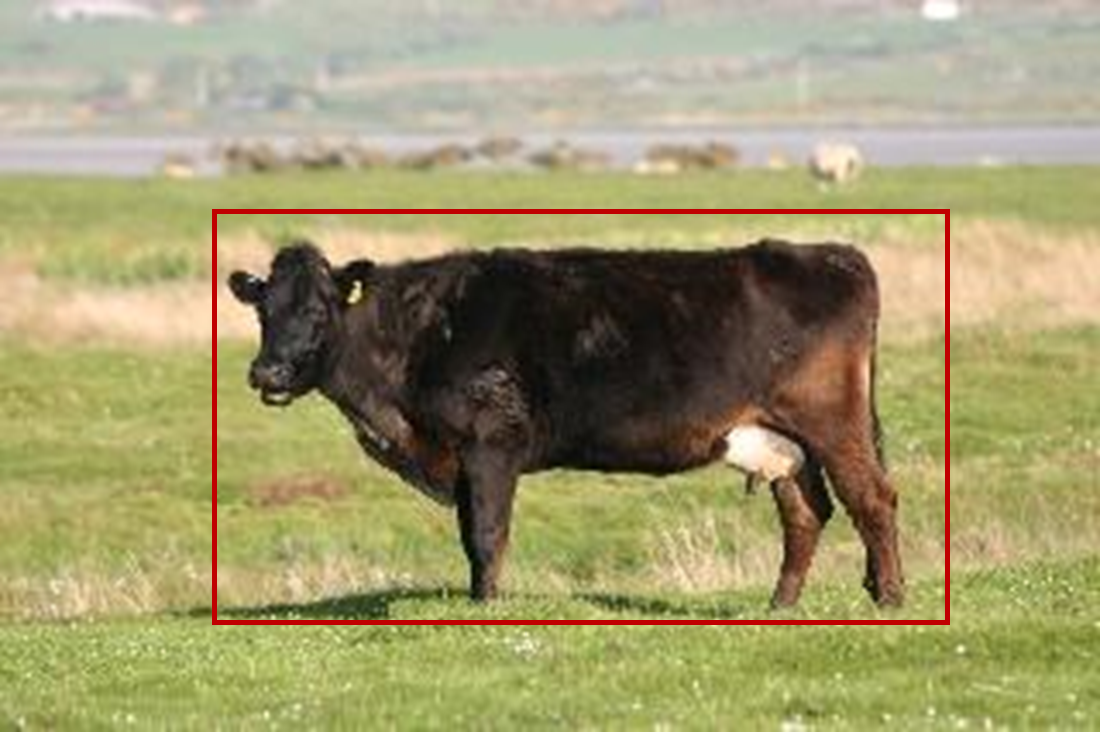
#> input picture regionDetection/images-to-be-tested/cow_with_selection.png, 1100 x 732 px
$ jupyter execute --allow-errors inpainting_with_detection.ipynb
#> lines starting #> are read from the running program, lines starting #| are printed output that depends on the picture; after the words box and inside, x2 and y2 are one past the last pixel; in counts of white or black regions, pixels touching at a corner belong together
### regionDetection/region_detection.py
from commonfunctions import *

# input are orig_img and selected img after resizing**********

class RegionDetection:
    def __init__(self, orig_img, selected_img):
        self.orig_img = orig_img
        self.selected_img=selected_img
        self.gray_orig = rgb2gray(self.orig_img)
        self.gray_sel = rgb2gray(self.selected_img)
        self.se_vertical = rectangle(1, 10)
        self.se_horizontal = rectangle(10,1)
        self.se_reg = np.ones((20, 20), np.uint8)
        self.coordinates=[]
        self.binary_mask= np.zeros((orig_img.shape))   # for the next module
        self.region_mask = self.orig_img.copy()   # for the user

    # Fn to find the difference between 2 images to return the rectangle drawn by the user
    def find_difference_between_original_and_selected(self):
        diff = np.abs(self.gray_sel - self.gray_orig)
        result = np.zeros(self.gray_sel.shape)
        result[diff > 0.1] = 1
        return  result

    # Applying morphology to the rectangle after the difference, to connect any disconnected lines
    def apply_morphology_to_image(self, diff_img):
        lines_vertical = binary_erosion(diff_img, footprint=self.se_vertical)
        lines_vertical = binary_dilation(lines_vertical, footprint=self.se_vertical)
        lines_vertical = binary_dilation(lines_vertical, footprint=self.se_vertical)
        lines_vertical = binary_dilation(lines_vertical, footprint=self.se_vertical)
        lines_vertical = binary_dilation(lines_vertical, footprint=self.se_vertical)  #additional one


        lines_horizontal = binary_erosion(diff_img, footprint=self.se_horizontal)
        lines_horizontal = binary_dilation(lines_horizontal, footprint=self.se_horizontal)
        lines_horizontal = binary_dilation(lines_horizontal, footprint=self.se_horizontal)
        lines_horizontal = binary_dilation(lines_horizontal, footprint=self.se_horizontal)
        lines_horizontal = binary_dilation(lines_horizontal, footprint=self.se_horizontal)
        lines_horizontal = binary_dilation(lines_horizontal, footprint=self.se_horizontal)
        lines_horizontal = binary_dilation(lines_horizontal, footprint=self.se_horizontal)
        lines_horizontal = binary_dilation(lines_horizontal, footprint=self.se_horizontal)
        lines_horizontal = binary_dilation(lines_horizontal, footprint=self.se_horizontal)
        lines_horizontal = binary_dilation(lines_horizontal, footprint=self.se_horizontal)
        lines_horizontal = binary_dilation(lines_horizontal, footprint=self.se_horizontal)
        lines_horizontal = binary_dilation(lines_horizontal, footprint=self.se_horizontal)


        connected_lines = lines_vertical | lines_horizontal
        morph_img= connected_lines

        return morph_img


     # applying edge detection using Canny to detect the edges of the rectangle in the image, and apply hough transform later
    def apply_canny_edge_detection(self, morph_img):
        canny_img=canny(morph_img, sigma=1)
        return canny_img


    # Applying hough transform to detect the vertical and horizontal lines of the rectangle after aplying edge detection
    # It returns the coordinates of the 4 intersection points of the rectangle
    def apply_hough_transform(self, canny_image):

        # Classic straight-line Hough transform
        # Set a precision of 0.5 degree.
        tested_angles = np.linspace(-np.pi / 2, np.pi / 2, 360, endpoint=False)
        h, theta, d = hough_line(canny_image, theta=tested_angles)

        # Generating figure 1
        fig, axes = plt.subplots(1, 3, figsize=(15, 6))
        ax = axes.ravel()
        ax[0].imshow(canny_image, cmap=cm.gray)
        ax[0].set_title('Input image')
        ax[0].set_axis_off()

        angle_step = 0.5 * np.diff(theta).mean()
        d_step = 0.5 * np.diff(d).mean()
        bounds = [np.rad2deg(theta[0] - angle_step),
                np.rad2deg(theta[-1] + angle_step),
                d[-1] + d_step, d[0] - d_step]

        ax[1].imshow(np.log(1 + h), extent=bounds, cmap=cm.gray, aspect=1 / 1.5)
        ax[1].set_title('Hough transform')
        ax[1].set_xlabel('Angles (degrees)')
        ax[1].set_ylabel('Distance (pixels)')
        ax[1].axis('image')

        ax[2].imshow(canny_image, cmap=cm.gray)
        ax[2].set_ylim((canny_image.shape[0], 0))
        ax[2].set_axis_off()
        ax[2].set_title('Detected lines')


        # the vertical lines will have a theta of around 0 or around 180; the horizontal lines will have a theta of around 90.
        # Filter lines based on orientation
        intersection_points = []
        vertical_lines = []
        horizontal_lines = []

        for _, angle, dist in zip(*hough_line_peaks(h, theta, d)):
            (x0, y0) = dist * np.array([np.cos(angle), np.sin(angle)])
            if np.degrees(angle) % 180 == 0:  # Check if the line is approximately vertical
                vertical_lines.append((x0, y0))
            elif np.degrees(angle) % 90 == 0:  # Check if the line is approximately horizontal
                horizontal_lines.append((x0, y0))
            ax[2].axline((x0, y0), slope=np.tan(angle + np.pi/2))

        # Find intersection points between vertical and horizontal lines
        for v_line in vertical_lines:
            for h_line in horizontal_lines:
                intersection_points.append((v_line[0], h_line[1]))

        plt.tight_layout()
        plt.show()
        print(intersection_points)

        self.coordinates = [(int(x), int(y)) for x, y in intersection_points]

        return self.coordinates


     # After knowing the coordinates of the rectangle, we extract a subimage using this coordinates and return it.
    def extract_subimage(self):
        # [5 lines of commented-out code are left out]
        top_left, top_right, bottom_left, bottom_right = self.coordinates
        y1, y2 = bottom_left[1], bottom_right[1]
        x1, x2 = bottom_right[0], top_right[0]
        print(y1,y2)
        print(x1,x2)
        if(y1>y2 and x1>x2):
            subimage = self.orig_img[y2:y1, x2:x1]
        elif (y2>y1 and x2>x1):
            subimage = self.orig_img[y1:y2, x1:x2]
        elif(y1>y2 and x2>x1):
            subimage = self.orig_img[y2:y1, x1:x2]
        elif (y2>y1 and x1>x2):
             subimage = self.orig_img[y1:y2, x2:x1]
        #subimage = our_img[ y1:y2 , x1:x2]
        return subimage


    # Applying region growing segmentation based on a seed pixel and seed color
    # Returning the binary mask as well as the result mask on the original image on size (256,256,3)
    def apply_region_growing(self, subimage):
        #seed_pixel_x, seed_pixel_y, seed_color

       # Get the dimensions of the image
        height, width, channels = subimage.shape

        # consider it the middle pixel for now:  "will be given by user later"
        # Calculate the middle pixel coordinates
        middle_pixel_x = width // 2
        middle_pixel_y = height // 2
        # Get the RGB values of the middle pixel
        middle_pixel_rgb = subimage[middle_pixel_y, middle_pixel_x]

        seed_pixel_x=middle_pixel_x
        seed_pixel_y=middle_pixel_y
        seed_color= middle_pixel_rgb

        # seed point
        seed= (seed_pixel_x,seed_pixel_y)


        # Initialize the region   --- Region Growing part
        region = np.zeros(subimage.shape)
        region[seed[1], seed[0]] = 1

        # paper: https://link.springer.com/referenceworkentry/10.1007/978-0-387-31439-6_450#:~:text=The%20similarity%20measure%20s(x,space%20(or%20color%20model).
        # similarity criteria based on the color:   "assuming working in RGB space"
        def similarity_criterion(pixel_color, seed_color):
            #Euclidean dist:
            color_difference = np.linalg.norm(pixel_color - seed_color)

            # Check if the color difference is within the acceptable range
            if color_difference <= 150:
                return True
            else:
                return False


        # Iteratively grow the region
        for i in range(subimage.shape[0]):
            for j in range(subimage.shape[1]):
                pixel = subimage[i, j]
                if similarity_criterion(pixel, seed_color):
                    region[i, j] = 1


        # apply morphology for the region:
        gray_region= rgb2gray(region)
        morh_reg= closing(gray_region,self.se_reg)
        morh_reg= closing(morh_reg,self.se_reg)
        morh_reg= closing(morh_reg,self.se_reg)

        top_left, top_right, bottom_left, bottom_right = self.coordinates
        y1, y2 = bottom_left[1], bottom_right[1]
        x1, x2 = bottom_right[0], top_right[0]

        # Update the pixels in the copy based on the region mask
        if(y1>y2 and x1>x2):
            self.binary_mask[y2:y1, x2:x1][morh_reg > 0] = 1
            self.region_mask[y2:y1, x2:x1][morh_reg > 0] = [255, 0, 0]  # Set pixels in the region to red
        elif (y2>y1 and x2>x1):
            self.binary_mask[y1:y2, x1:x2][morh_reg > 0] = 1
            self.region_mask[y1:y2, x1:x2][morh_reg > 0] = [255, 0, 0]  # Set pixels in the region to red
        elif(y1>y2 and x2>x1):
            self.binary_mask[y2:y1, x1:x2][morh_reg > 0] = 1
            self.region_mask[y2:y1, x1:x2][morh_reg > 0] = [255, 0, 0]  # Set pixels in the region to red
        elif (y2>y1 and x1>x2):
             self.binary_mask[y1:y2, x2:x1][morh_reg > 0] = 1
             self.region_mask[y1:y2, x2:x1][morh_reg > 0] = [255, 0, 0]  # Set pixels in the region to red


        return self.region_mask, self.binary_mask


    def display_results(self):
        show_images(images=[self.orig_img, self.region_mask, self.binary_mask])


    def get_mask_by_region_detection(self):
        diff_image=self.find_difference_between_original_and_selected()
        morph=self.apply_morphology_to_image(diff_image)
        canny=self.apply_canny_edge_detection(morph)
        self.apply_hough_transform(canny)
        sub_image=self.extract_subimage()
        self.apply_region_growing(sub_image)
        self.display_results()
        return self.region_mask, self.binary_mask


# Example usage:

# 1. cow image:
#--------------
cow_select=io.imread('images-to-be-tested/cow_with_selection.png')
#> cow_select is the input picture: shape (732, 1100, 4); mean R, G, B, A 161.1, 154.3, 110.8, 255
cow_orig=io.imread('images-to-be-tested/cow.jpg')
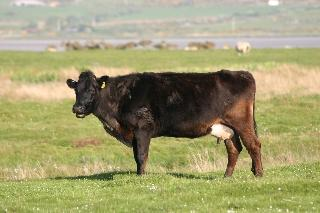
#> input picture regionDetection/images-to-be-tested/cow.jpg, 320 x 213 px
#> cow_orig is the input picture: shape (213, 320, 3); mean R, G, B 160.9, 156.9, 112.3

target_img_size = (256, 256)

cow_sel_resize = cv2.resize(cow_select, target_img_size)
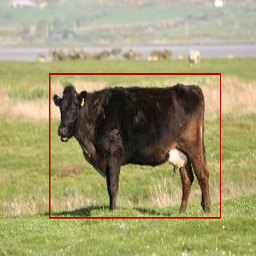
#> cow_sel_resize: shape (256, 256, 4); mean R, G, B, A 161, 154, 110.6, 255
cow_sel_conversion = rgba2rgb(cow_sel_resize)
cow_resized_orig = cv2.resize(cow_orig, target_img_size)


# # Create an instance of the RegionDetection class
region_detector_1 = RegionDetection(cow_resized_orig, cow_sel_conversion)
#> in __init__, `self.gray_orig = rgb2gray(self.orig_img)`:
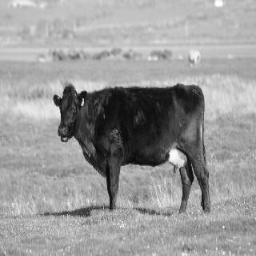
#> self.gray_orig: shape (256, 256) float64; min 0.0168, max 0.999, mean 0.605
region_mask, binary_mask=region_detector_1.get_mask_by_region_detection()
#> in apply_hough_transform, `plt.show()`:
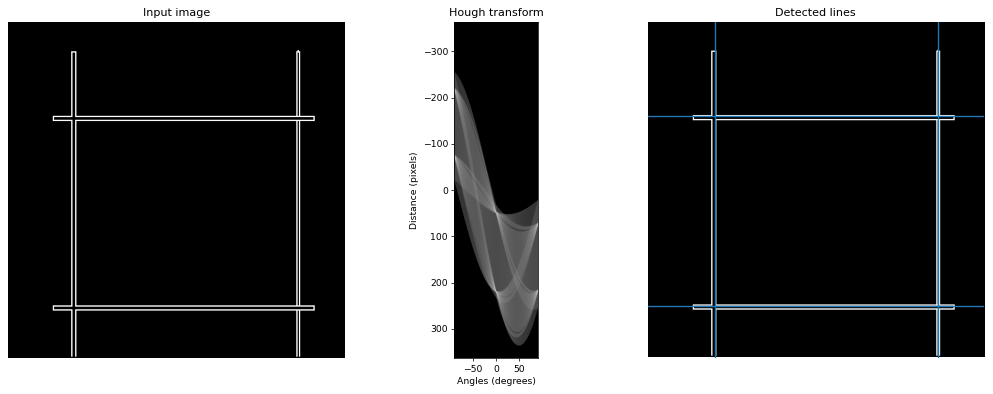
#> figure drawn by matplotlib, 3 panels
#> in extract_subimage, `subimage = self.orig_img[y1:y2, x1:x2]`:
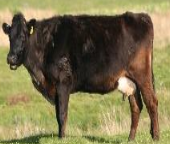
#> subimage: shape (144, 170, 3); mean R, G, B 124.5, 114.7, 77.2
#> in apply_region_growing, `middle_pixel_rgb = subimage[middle_pixel_y, middle_pixel_x]`: middle_pixel_rgb = [27, 26, 23]
#> after the loop in apply_region_growing, `for i in range(subimage.shape[0]):`:
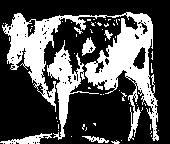
#> region: shape (144, 170, 3) float64; values 0 (black) and 1 (white), 32.4% white; 59 white regions (52 under 20 px), largest, box (x1, y1, x2, y2) and area: (2, 12, 159, 141) 5903, (47, 40, 99, 140) 1279, (0, 133, 52, 144) 244
#> in apply_region_growing, `morh_reg= closing(gray_region,self.se_reg)`:
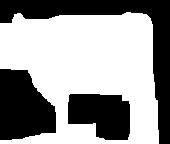
#> morh_reg: shape (144, 170) float64; values 0 (black) and 1 (white), 59.1% white; 3 black regions, box (x1, y1, x2, y2) and area: (0, 0, 170, 144) 4645, (0, 69, 56, 140) 3079, (68, 94, 130, 140) 2282
#> in apply_region_growing, `self.region_mask[y1:y2, x1:x2][morh_reg > 0] = [255, 0, 0]`:
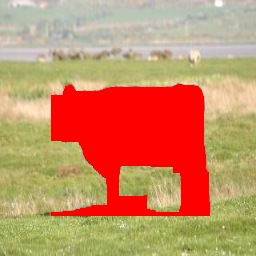
#> self.region_mask: shape (256, 256, 3); mean R, G, B 199, 141.3, 101.1
#> the loop in show_images, `for image,title in zip(images,titles):` made 3 passes
#> title on passes 1 to 3: '(1)', '(2)', '(3)'
#> in show_images, `plt.show()`:
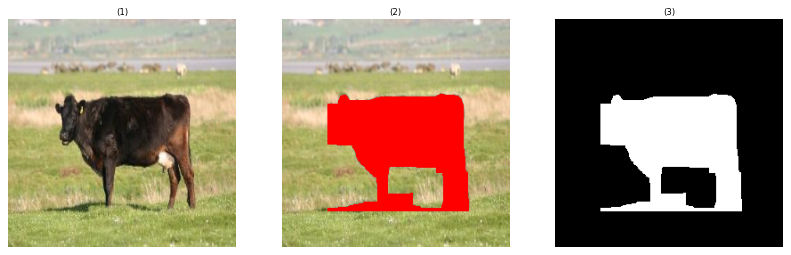
#> figure drawn by matplotlib, 3 panels
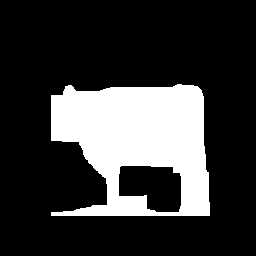
#> binary_mask: shape (256, 256, 3) float64; values 0 (black) and 1 (white), 22.1% white; 1 white region, box (x1, y1, x2, y2) and area: (51, 84, 210, 216) 14474
print(region_mask)
#> (printed output is left out)
print(binary_mask)
#> (printed output is left out)


# 2. Garbage-1 image:
#--------------
garb_select=io.imread('images-to-be-tested/garbage_with_selection.png')
garb_orig=io.imread('images-to-be-tested/garbage.jpg')

garb_sel_resize=cv2.resize(garb_select,target_img_size)
garb_sel_conversion=rgba2rgb(garb_sel_resize)
garb_resized_orig=cv2.resize(garb_orig,target_img_size)

# Create an instance of the RegionDetection class
region_detector_2 = RegionDetection(garb_resized_orig, garb_sel_conversion)
region_mask, binary_mask=region_detector_2.get_mask_by_region_detection()
print(region_mask)
print(binary_mask)


# 3. Garbage-2 image:
#--------------

garb2_sel=io.imread('images-to-be-tested/garb2_with_sel.png')
garb2_orig=io.imread('images-to-be-tested/garb2.jpg')


garb2_sel_resize=cv2.resize(garb2_sel,target_img_size)
garb2_sel_conversion=rgba2rgb(garb2_sel_resize)
garb2_resized_orig=cv2.resize(garb2_orig,target_img_size)


region_detector_3 = RegionDetection(garb2_resized_orig, garb2_sel_conversion)
region_mask, binary_mask=region_detector_3.get_mask_by_region_detection()
print(region_mask)
print(binary_mask)


# 3. Man image:                                 GIVES AN ERROR DUE TO NO COORDINATES !!!!!
#--------------

man_sel=io.imread('images-to-be-tested/man_with_sel.png')
man_orig=io.imread('images-to-be-tested/man.jpg')

man_sel_resize=cv2.resize(man_sel,target_img_size)
man_sel_conversion=rgba2rgb(man_sel_resize)
man_resized_orig=cv2.resize(man_orig,target_img_size)

# [4 lines of commented-out code are left out]

### regionDetection/commonfunctions.py
import skimage.io as io
import matplotlib.pyplot as plt
import numpy as np
from skimage.exposure import histogram
from matplotlib.pyplot import bar
from skimage.color import rgb2gray,rgb2hsv,rgba2rgb
from skimage.measure import label

# Convolution:
from scipy.signal import convolve2d
from scipy import fftpack
import math

from skimage.util import random_noise
from skimage.filters import median , gaussian
from skimage.feature import canny

from mpl_toolkits.mplot3d import Axes3D  # noqa: F401 unused import

import matplotlib.pyplot as plt
from matplotlib import cm
from matplotlib.ticker import LinearLocator, FormatStrFormatter
import numpy as np

# Exposure
from skimage.exposure import equalize_adapthist, equalize_hist

# Edges
from skimage.filters import sobel_h, sobel, sobel_v,roberts, prewitt

#Morphology:
from skimage.morphology import dilation, erosion, opening, closing,rectangle,isotropic_opening,isotropic_closing, binary_dilation, binary_erosion


# Hough Transform
from skimage.transform import hough_line, hough_line_peaks
from skimage.draw import line as draw_line
from skimage import data

# OpenCv
import imutils
import cv2


from itertools import combinations


# Show the figures / plots inside the notebook
def show_images(images,titles=None):
    #This function is used to show image(s) with titles by sending an array of images and an array of associated titles.
    # images[0] will be drawn with the title titles[0] if exists
    # You aren't required to understand this function, use it as-is.
    n_ims = len(images)
    if titles is None: titles = ['(%d)' % i for i in range(1,n_ims + 1)]
    fig = plt.figure()
    n = 1
    for image,title in zip(images,titles):
        a = fig.add_subplot(1,n_ims,n)
        if image.ndim == 2:
            plt.gray()
        plt.imshow(image)
        a.set_title(title)
        plt.axis('off')
        n += 1
    fig.set_size_inches(np.array(fig.get_size_inches()) * n_ims)
    plt.show()


# [59 lines left out: functions show_3d_image, show_3d_image_filtering_in_freq, showHist, not called in this run]

### regionDetection/inpainting_with_detection.ipynb
#> (a cell that did not finish here is left out)

#> (a cell that did not finish here is left out)

#> (a cell that did not finish here is left out)

[cell 4]
# [28 lines left out: functions MSD, SMD, findBestsubPatch, findBestFullPatch, not called in this run]

[cell 5]
# [49 lines left out: function main, not called in this run]

#> (a cell that did not finish here is left out)

[cell 7]
row_range=set()
# full_binary_mask_test_patches = [binary_mask_test[i:i+8,j:j+8] for i in range(0,binary_mask_test.shape[0],8) for j in range(0,binary_mask_test.shape[1],8) ]
#> (the rest of this cell did not finish here and is left out)

#> (a cell that did not finish here is left out)

#> (a cell that did not finish here is left out)
